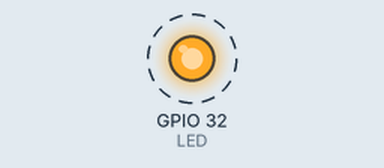
A program run on a simulated ESP32 board running MicroPython. Parts: output pins drawn as LEDs (lit = HIGH). Dashed ring = blinking. Library files of the repository ran but are not shown: 1 file(s).

Above: at 0.5 s.
Timing chart, 0 to 4.6 s (numbered marks = the images above):
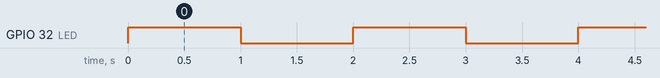

The program:

main.py
```python
from machine import PWM,Pin
import time

LED = Pin(32, Pin.OUT)

while True:
    LED.on()
    time.sleep(1)
    LED.off()
    time.sleep(1)
```

Measured:
- by itself, GPIO 32 (LED): alternates HIGH for 1.0 s and LOW for 1.0 s
